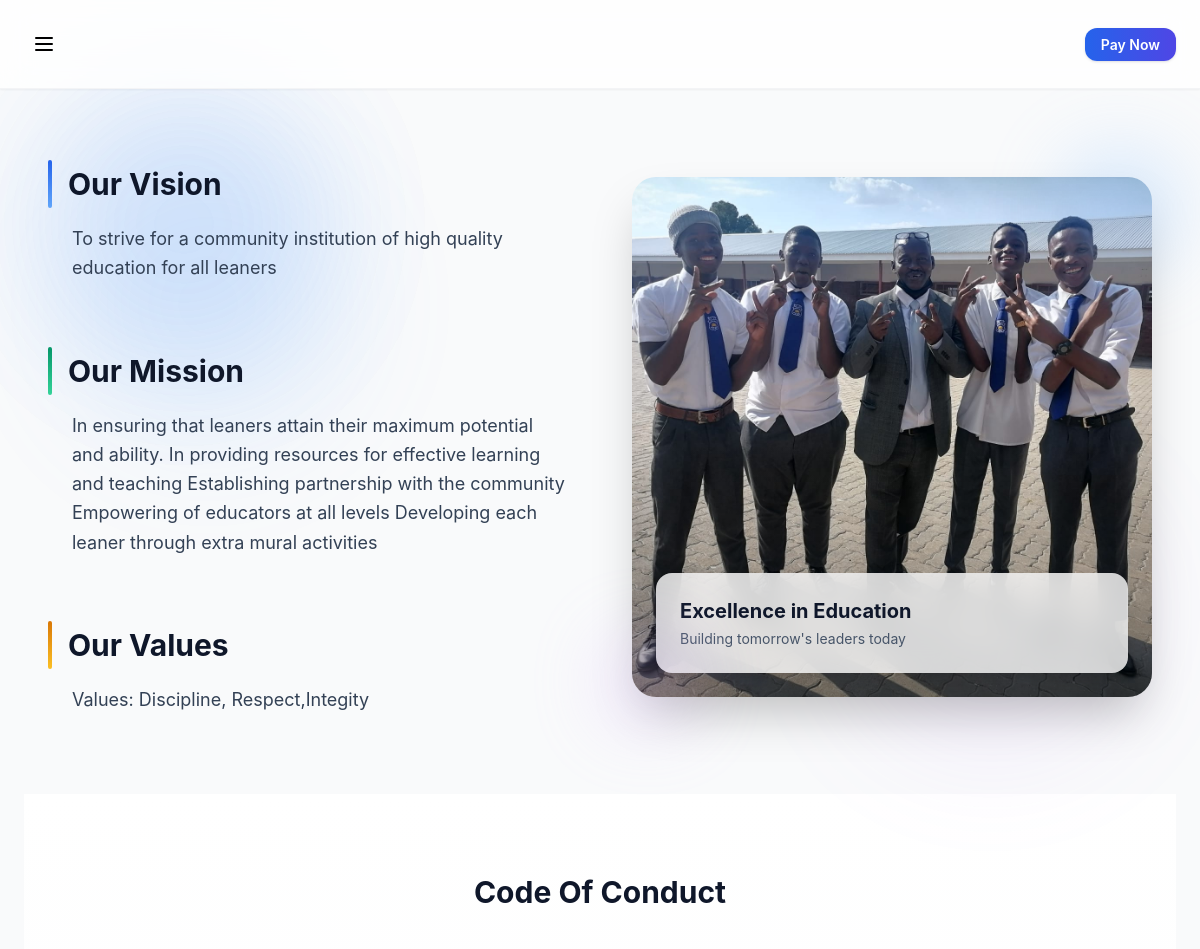
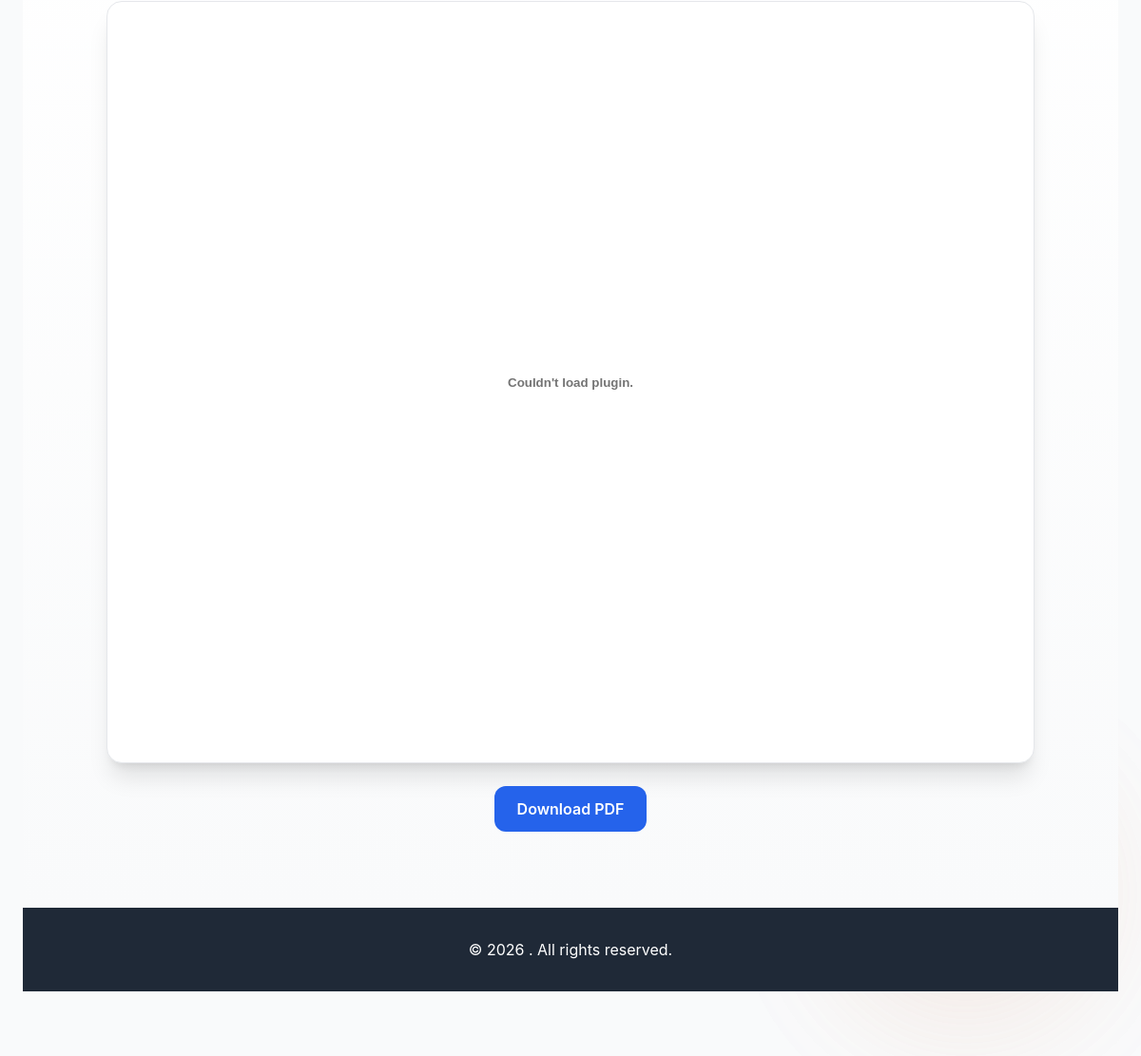
The page /about/ on the database its author committed (2 pictures, top to bottom).
### core/models.py (models this page shows, shortened)
class About(models.Model):
    vision = models.TextField()
    mission = models.TextField()
    values = models.CharField(max_length=200)
    image = models.ImageField(upload_to="about/")

class CodeOfConduct(models.Model):
    title = models.CharField(max_length=200)
    document = models.FileField(upload_to="documents/code_of_conduct/", blank=True, null=True, help_text="Upload PDF document")
    updated_at = models.DateTimeField(auto_now=True)
    class Meta:
        verbose_name_plural = "Code of Conduct"

### core/views.py (the view)
# urls.py: path('about/', views.about),
def about(request):
    return render(request, "about.html", {
        "about": About.objects.first(),
        "code_of_conduct": CodeOfConduct.objects.first()
    })

### templates/about.html (shortened to what this page needs)
{% extends "base.html" %}
{% load static %}
{% block content %}
<section class="relative py-20 overflow-hidden">
  <div class="absolute inset-0 opacity-10">
    <div class="absolute bottom-10 right-10 w-72 h-72 bg-purple-400 rounded-full blur-3xl"></div>
  </div>
  <div class="relative max-w-7xl mx-auto px-6">
<section class="relative py-20">
  <div class="absolute inset-0 opacity-10">
    <div class="absolute top-20 left-10 w-72 h-72 bg-blue-400 rounded-full blur-3xl"></div>
  </div>
  <div class="relative max-w-7xl mx-auto px-6">
    <div class="grid lg:grid-cols-2 gap-16 items-center">
      <div class="space-y-12">
        <div class="space-y-16">
  <div>
    <div class="flex items-center gap-4 mb-4">
      <div class="w-1 h-12 bg-gradient-to-b from-blue-600 to-blue-400 rounded-full"></div>
      <h2 class="text-3xl font-bold text-slate-900">Our Vision</h2>
    </div>
    <p class="text-slate-700 text-lg leading-relaxed pl-6 max-w-2xl">
      {{ about.vision }}
    </p>
  </div>
  <div>
    <div class="flex items-center gap-4 mb-4">
      <div class="w-1 h-12 bg-gradient-to-b from-emerald-600 to-emerald-400 rounded-full"></div>
      <h2 class="text-3xl font-bold text-slate-900">Our Mission</h2>
    </div>
    <p class="text-slate-700 text-lg leading-relaxed pl-6 max-w-2xl">
      {{ about.mission }}
    </p>
  </div>
  <div>
    <div class="flex items-center gap-4 mb-4">
      <div class="w-1 h-12 bg-gradient-to-b from-amber-600 to-amber-400 rounded-full"></div>
      <h2 class="text-3xl font-bold text-slate-900">Our Values</h2>
    </div>
    <p class="text-slate-700 text-lg leading-relaxed pl-6 max-w-2xl">
      {{ about.values }}
    </p>
  </div>
</div>
      </div>
      <div class="relative">
        <div class="relative overflow-hidden rounded-3xl shadow-2xl group h-114">
          <img src="{{ about.image.url }}"
               class="w-full h-[520px] object-cover transition-transform duration-700 group-hover:scale-105">
          <div class="absolute inset-0 bg-gradient-to-t from-black/40 via-transparent to-transparent"></div>
          <div class="absolute bottom-6 left-6 right-6">
            <div class="bg-white/80 backdrop-blur-lg rounded-2xl p-6 shadow-xl">
              <h3 class="text-xl font-bold text-slate-900 mb-1">Excellence in Education</h3>
              <p class="text-slate-600 text-sm">Building tomorrow's leaders today</p>
            </div>
          </div>
        </div>
        <div class="absolute -top-6 -right-6 w-28 h-28 bg-blue-300 rounded-full blur-2xl opacity-40"></div>
        <div class="absolute -bottom-6 -left-6 w-20 h-20 bg-purple-300 rounded-full blur-2xl opacity-40"></div>
      </div>
    </div>
  </div>
</section>
{% if code_of_conduct and code_of_conduct.document %}
<section class="py-20 bg-gradient-to-b from-white to-gray-50">
  <div class="max-w-5xl mx-auto px-6">
    <h2 class="text-3xl font-bold text-slate-900 mb-10 text-center">
      {{ code_of_conduct.title }}
    </h2>
    <div class="rounded-2xl overflow-hidden shadow-xl border bg-white">
      <embed src="{{ code_of_conduct.document.url }}" type="application/pdf" width="100%" height="800px">
    </div>
    <div class="text-center mt-6">
      <a href="{{ code_of_conduct.document.url }}"
         class="inline-block px-6 py-3 rounded-xl bg-blue-600 text-white font-semibold
         hover:bg-blue-700 transition">
        Download PDF
      </a>
    </div>
  </div>
</section>
{% endif %}
{% endblock %}

### templates/base.html (style rules this page uses)
* { -webkit-font-smoothing: antialiased; -moz-osx-font-smoothing: grayscale; }
body { font-family: -apple-system, BlinkMacSystemFont, 'Segoe UI', 'Roboto', 'Oxygen', 'Ubuntu', 'Cantarell', sans-serif; }

### rows shown on the page
About: vision "To strive for a community institution of high quality education for all leaners", mission "In ensuring that leaners attain their maximum potential and ability. In providing resources for effective learning and teaching Establishing partnership with the community Empowering of educators at all levels Developing each leaner through extra mural activities", values "Values: Discipline, Respect,Integity", image (picture)
CodeOfConduct: title "Code Of Conduct"
